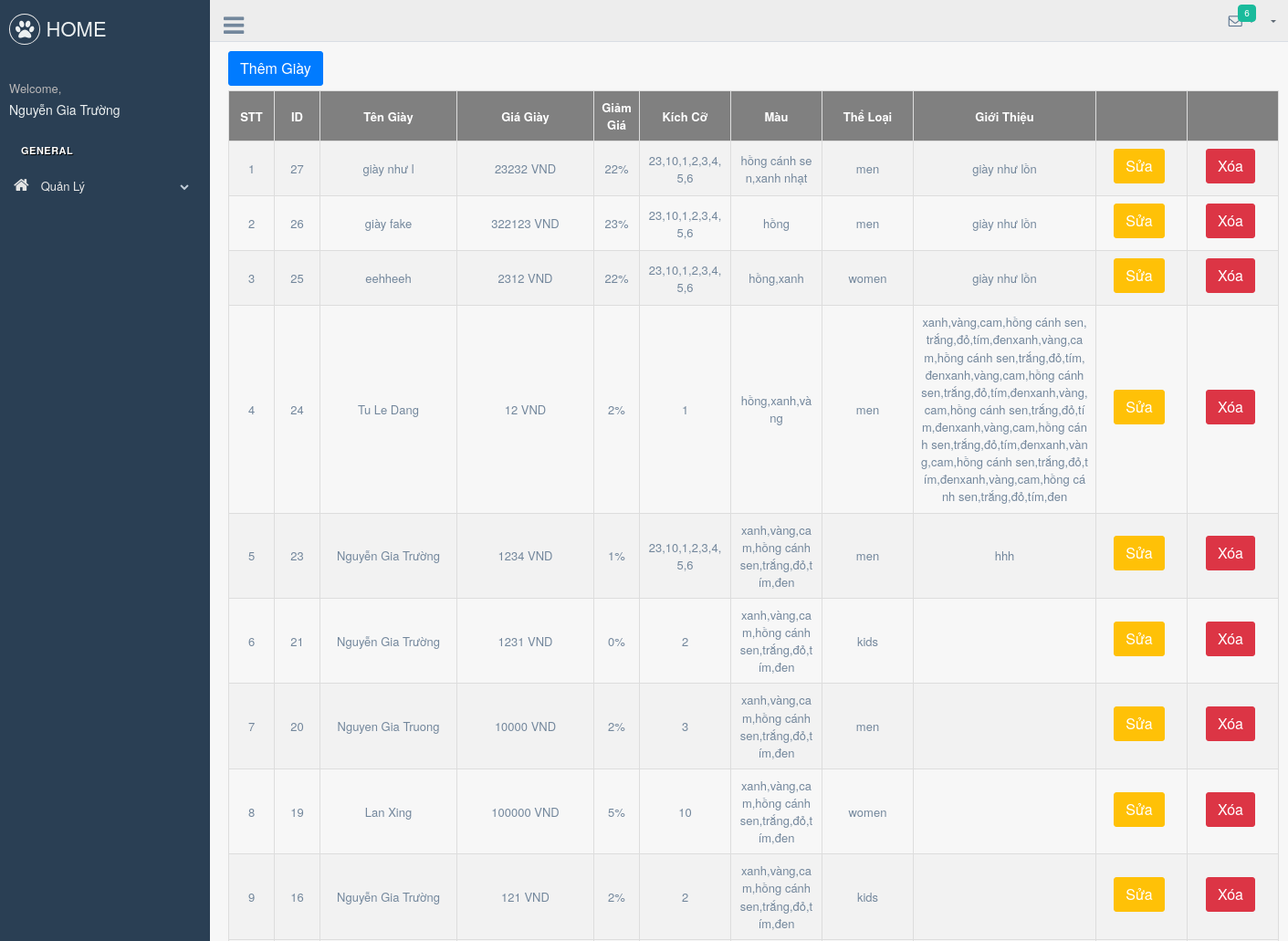
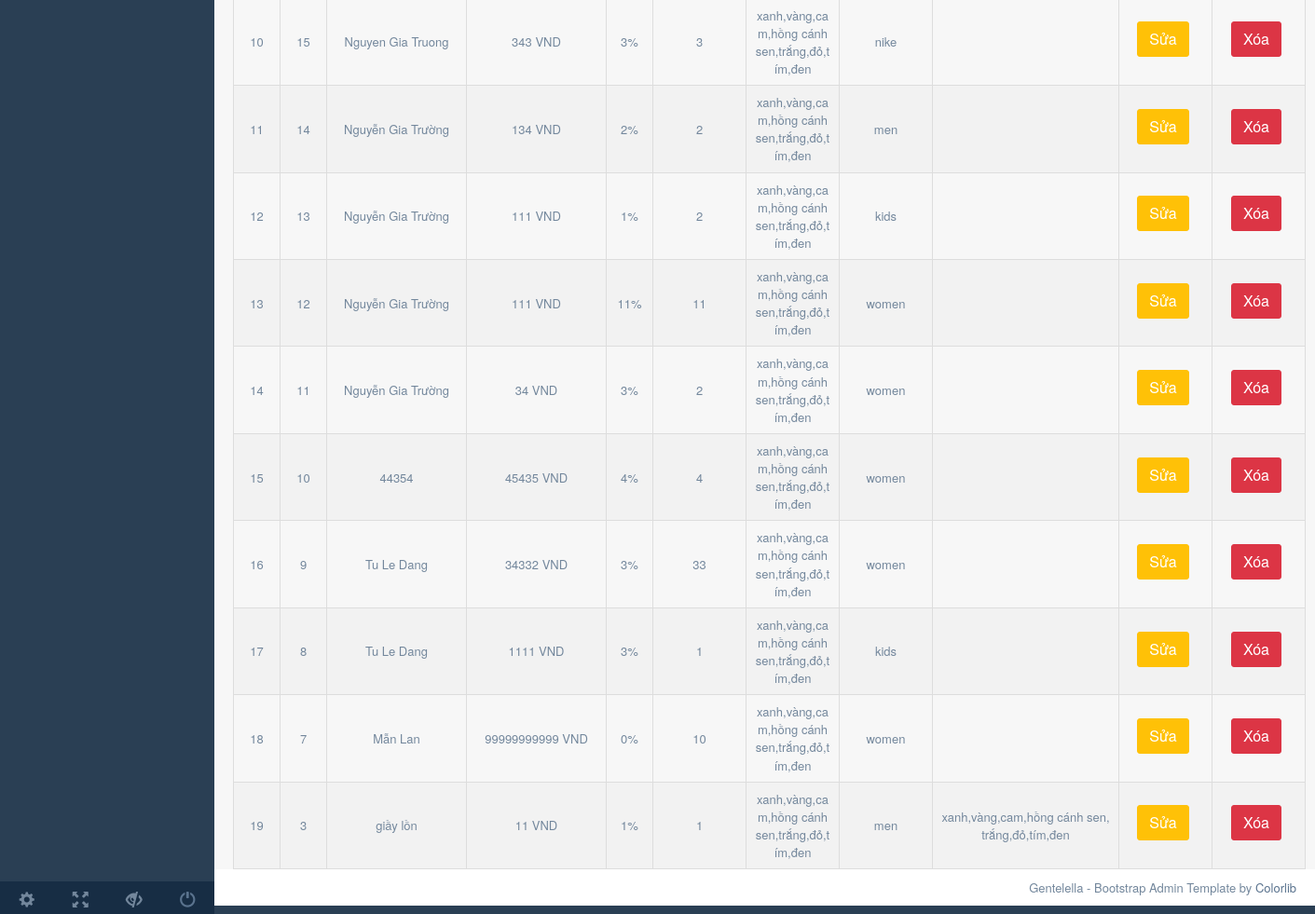
Page /admin/production/shoe.php (signed in) on the earlier database version (2 pictures, top to bottom).
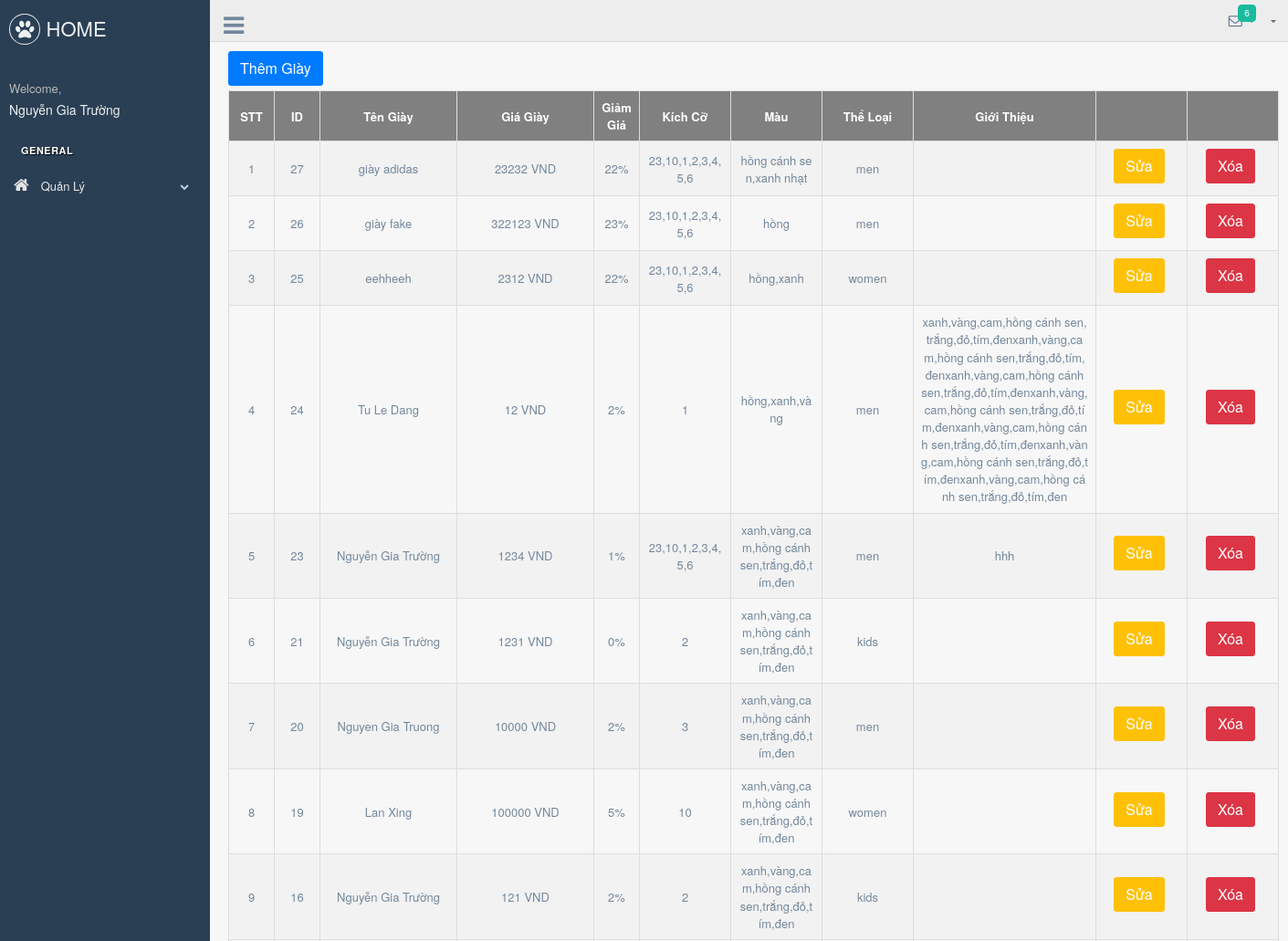
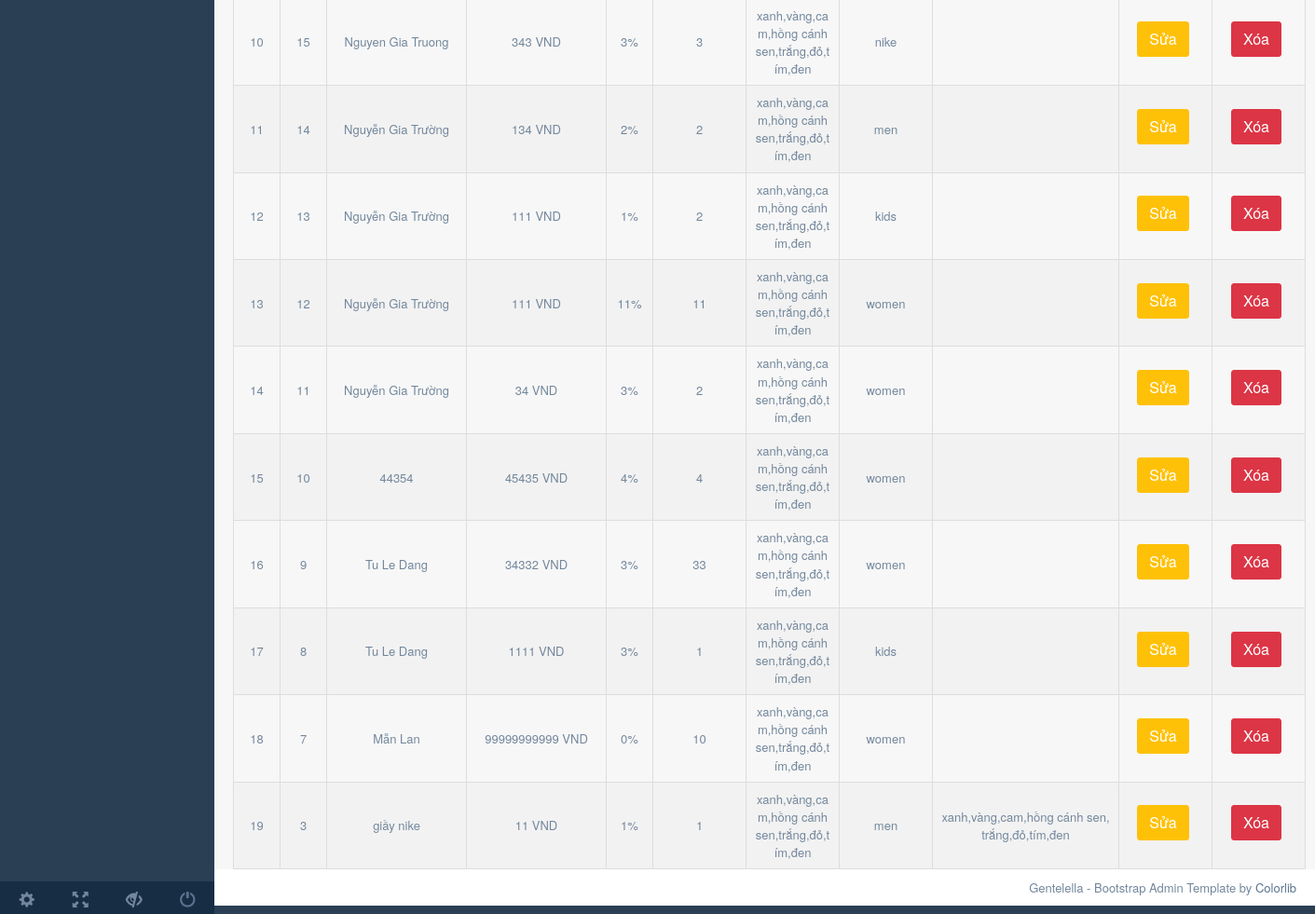
Same page on the later database version (2 pictures, top to bottom).
### tables this page shows
CREATE TABLE `user` (
  `id` int(11) NOT NULL,
  `username` varchar(255) NOT NULL,
  `password` varchar(255) NOT NULL,
  `fullname` varchar(255) NOT NULL,
  `dob` date NOT NULL,
  `address` varchar(255) NOT NULL,
  `role` tinyint(1) NOT NULL DEFAULT 0,
  `gender` tinyint(1) NOT NULL DEFAULT 0,
  `email` varchar(255) NOT NULL,
  `phone` varchar(10) NOT NULL
);

CREATE TABLE `shoe` (
  `id` int(11) NOT NULL,
  `name` varchar(255) NOT NULL,
  `price` bigint(11) NOT NULL,
  `sale` int(11) NOT NULL,
  `size` varchar(255) NOT NULL,
  `category_id` int(11) NOT NULL,
  `color` varchar(255) NOT NULL,
  `review` varchar(500) NOT NULL
);

CREATE TABLE `category` (
  `id` int(11) NOT NULL,
  `name` varchar(255) NOT NULL
);

### backend/auth.php (called while the page is built, shortened)
<?php
require_once (__DIR__."../../connect.php") ;
class Auth{
    public static function findOneByUsernameAndPassword($username,$password){
        global $conn;
        $sql="select * from user where username = '$username' and password = '$password'";
        $run = mysqli_query($conn,$sql)->fetch_assoc();
        return $run;
    }
    public static function loginWithCookie(){
        if(isset($_COOKIE['username']) && isset($_COOKIE['password'])) {
            $username= $_COOKIE['username'];
            $password= $_COOKIE['password'];
            $run = Auth::findOneByUsernameAndPassword($username,$password);
            return $run ? $run : null;
        }
        return null;
    }
}

### repository/shoeRepository.php (called while the page is built, shortened)
<?php
    require_once(__DIR__."../../connect.php");
    class ShoeRepository{
        public function getAll($limit){
            global $conn;
            $sql = "select s.id as shoe_id, s.name as shoe_name, s.*, c.* from shoe s join category c on c.id=s.category_id order by s.id desc ";
            return mysqli_query($conn,$sql);
        }
    }
?>

### admin/production/shoe.php (the view, shortened to what this page needs)
<?php
    require_once("../../backend/filterAdmin.php");
    require_once("../../repository/shoeRepository.php");
    $shoeRepository = new ShoeRepository();
?>
<!DOCTYPE html>
<html lang="en">
  <head>
    <link href="../vendors/bootstrap/dist/css/bootstrap.min.css" rel="stylesheet">
    <link href="../vendors/font-awesome/css/font-awesome.min.css" rel="stylesheet">
    <link href="../vendors/nprogress/nprogress.css" rel="stylesheet">
    <link href="../vendors/iCheck/skins/flat/green.css" rel="stylesheet">
    <link href="../vendors/bootstrap-progressbar/css/bootstrap-progressbar-3.3.4.min.css" rel="stylesheet">
    <link href="../vendors/jqvmap/dist/jqvmap.min.css" rel="stylesheet"/>
    <link href="../vendors/bootstrap-daterangepicker/daterangepicker.css" rel="stylesheet">
    <link href="../build/css/custom.min.css" rel="stylesheet">
    <link href="css/shoe.css" rel="stylesheet">
  </head>
  <body class="nav-md">
    <div class="container body">
      <div class="main_container">
        <div class="col-md-3 left_col">
          <div class="left_col scroll-view">
            <div class="navbar nav_title" style="border: 0;">
              <a href="../../index.php" class="site_title"><i class="fa fa-paw"></i> <span>HOME</span></a>
            </div>
            <div class="profile clearfix">
              <div class="profile_info">
                <span>Welcome,</span>
                <h2><?php require_once("../../backend/filterWithCookieAdmin.php") ?></h2>
              </div>
            </div>
            <br />
            <div id="sidebar-menu" class="main_menu_side hidden-print main_menu">
              <div class="menu_section">
                <h3>General</h3>
                <ul class="nav side-menu">
                  <li><a><i class="fa fa-home"></i> Quản Lý <span class="fa fa-chevron-down"></span></a>
                  </li>
                </ul>
              </div>
            </div>
            <div class="sidebar-footer hidden-small">
              <a data-toggle="tooltip" data-placement="top" title="Settings">
                <span class="glyphicon glyphicon-cog" aria-hidden="true"></span>
              </a>
              <a data-toggle="tooltip" data-placement="top" title="FullScreen">
                <span class="glyphicon glyphicon-fullscreen" aria-hidden="true"></span>
              </a>
              <a data-toggle="tooltip" data-placement="top" title="Lock">
                <span class="glyphicon glyphicon-eye-close" aria-hidden="true"></span>
              </a>
              <a data-toggle="tooltip" data-placement="top" title="Logout" href="login.html">
                <span class="glyphicon glyphicon-off" aria-hidden="true"></span>
              </a>
            </div>
          </div>
        </div>
        <div class="top_nav">
          <div class="nav_menu">
              <div class="nav toggle">
                <a id="menu_toggle"><i class="fa fa-bars"></i></a>
              </div>
              <nav class="nav navbar-nav">
              <ul class=" navbar-right">
                <li class="nav-item dropdown open" style="padding-left: 15px;">
                  <a href="javascript:;" class="user-profile dropdown-toggle" aria-haspopup="true" id="navbarDropdown" data-toggle="dropdown" aria-expanded="false">
                  <?php require_once("../../backend/filterWithCookieAdmin.php") ?>
                  </a>
                </li>
                <li role="presentation" class="nav-item dropdown open">
                  <a href="javascript:;" class="dropdown-toggle info-number" id="navbarDropdown1" data-toggle="dropdown" aria-expanded="false">
                    <i class="fa fa-envelope-o"></i>
                    <span class="badge bg-green">6</span>
                  </a>
                </li>
              </ul>
            </nav>
          </div>
        </div>
        <div class="right_col" role="main">
        <a class="btn btn-primary" href="addShoe.php" role="button">Thêm Giày</a>
          <table id="tableShoe">
            <tr>
              <th class="text-center" style="min-width:50px">STT</th>
              <th class="text-center" style="min-width:50px">ID</th>
              <th class="text-center" style="min-width:150px">Tên Giày</th>
              <th class="text-center" style="min-width:150px">Giá Giày</th>
              <th class="text-center" style="min-width:50px">Giảm Giá</th>
              <th class="text-center" style="min-width:100px">Kích Cỡ</th>
              <th class="text-center" style="min-width:100px">Màu</th>
              <th class="text-center" style="min-width:100px">Thể Loại</th>
              <th class="text-center" style="min-width:200px">Giới Thiệu</th>
              <th class="text-center" style="min-width:100px"> </th>
              <th class="text-center" style="min-width:100px"> </th>
            </tr>
            <?php
                  $listShoe = $shoeRepository->getAll(null);
                  $i=1;
                  foreach($listShoe as $shoe){
              ?>
            <tr>
                <td><?php echo $i++; ?></td>
                <td><?php echo $shoe['shoe_id']?></td>
                <td><?php echo $shoe['shoe_name']?></td>
                <td><?php echo $shoe['price']." VND"?></td>
                <td><?php echo $shoe['sale']."%"?></td>
                <td><?php echo $shoe['size']?></td>
                <td><?php echo $shoe['color']?></td>
                <td><?php echo $shoe['name']?></td>
                <td><?php echo $shoe['review']?></td>
                <td><a class="btn btn-warning" href="updateShoe.php?id=<?php echo $shoe['shoe_id']?>" role="button">Sửa</a></td>
                <td><a class="btn btn-danger" href="deleteShoe.php?id=<?php echo $shoe['shoe_id']?>" role="button" onclick="return confirm('Bạn có muốn xóa không?');">Xóa</a></td>
            </tr>
            <?php
                  }
            ?>
        </table>
        </div>
        <footer>
          <div class="pull-right">
            Gentelella - Bootstrap Admin Template by <a href="https://colorlib.com">Colorlib</a>
          </div>
          <div class="clearfix"></div>
        </footer>
      </div>
    </div>
  </body>
</html>

### backend/filterWithCookieAdmin.php
<?php
    require_once("auth.php");
    $checkCookie = Auth::loginWithCookie();
    if($checkCookie != null){
        echo $checkCookie['fullname'];
    }
?>

### admin/production/css/shoe.css (style rules this page uses)
table, th, td { border:1px solid black; text-align: center; }
td { word-break: break-all; }
#tableShoe { border-collapse: collapse; width: 100%; margin: 0 auto; }
#tableShoe td, #tableShoe th { border: 1px solid #ddd; padding: 8px; }
#tableShoe tr:nth-child(even) { background-color: #f2f2f2; }
#tableShoe th { text-align: left; background-color: grey; color: white; }

Differences in the rows shown:
changed shoe "hồng cánh sen,xanh nhạt": name "giày như l" → "giày adidas"; review "giày như lồn" → (not shown)
changed shoe "giày fake": review "giày như lồn" → (not shown)
changed shoe "eehheeh": review "giày như lồn" → (not shown)
changed shoe id 3: name "giầy lồn" → "giầy nike"
